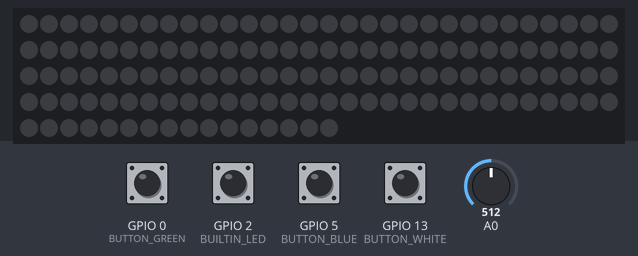
The program below on a simulated ESP8266 (NodeMCU). On the bench: 136 RGB LEDs in strip order, left to right, continuing on the next row. The inputs (shaded band) are chosen by the test bench; at power-on: GPIO 0 (BUTTON_GREEN), GPIO 2 (BUILTIN_LED), GPIO 5 (BUTTON_BLUE), GPIO 13 (BUTTON_WHITE) HIGH, A0 = 512. Dim RGB values are drawn brighter than linear; what the program prints to the serial monitor is not drawn.

Above: at 1.2 s.
1.3 s: GPIO 13 (BUTTON_WHITE) pulled LOW for 0.15 s
At 1.85 s:
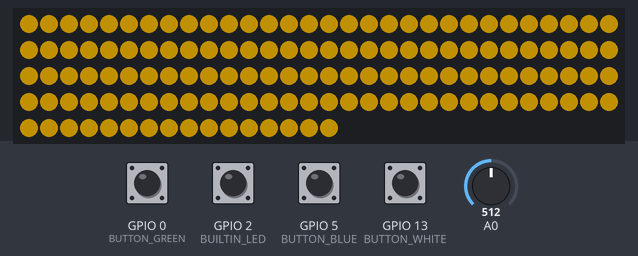
2.0 s: A0 set to 122
At 3.12 s:
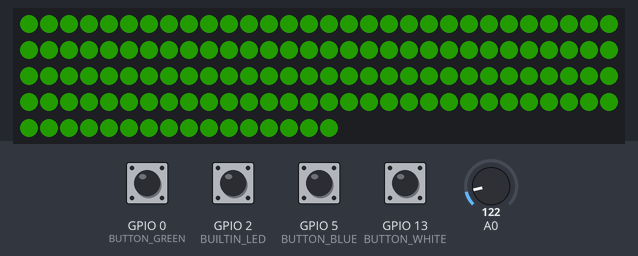
3.8 s: GPIO 0 (BUTTON_GREEN) pulled LOW for 0.15 s
At 4.32 s:
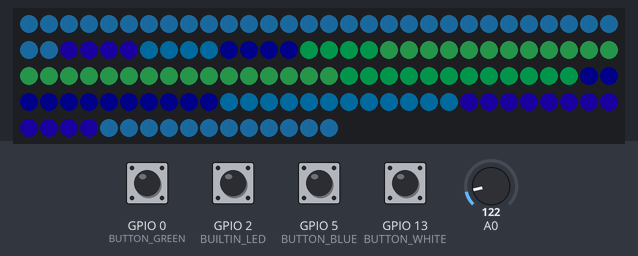
4.5 s: GPIO 5 (BUTTON_BLUE) pulled LOW for 0.15 s
At 5.8 s:
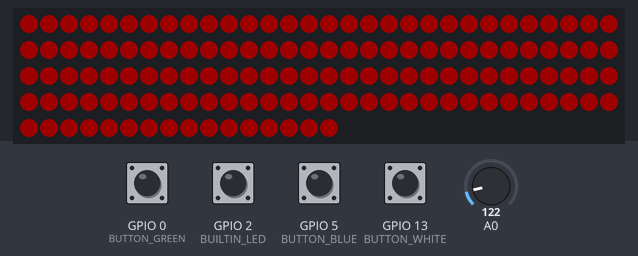
6.1 s: GPIO 2 (BUILTIN_LED) pulled LOW for 0.15 s
At 6.44 s:
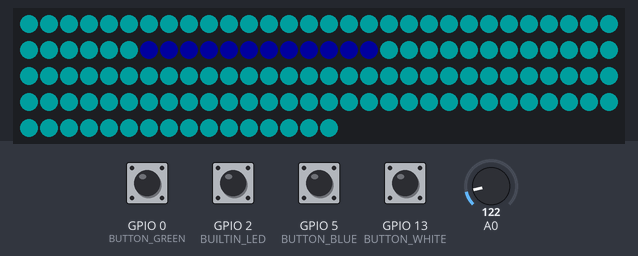
6.8 s: GPIO 13 (BUTTON_WHITE) pulled LOW for 0.15 s
At 7.75 s:
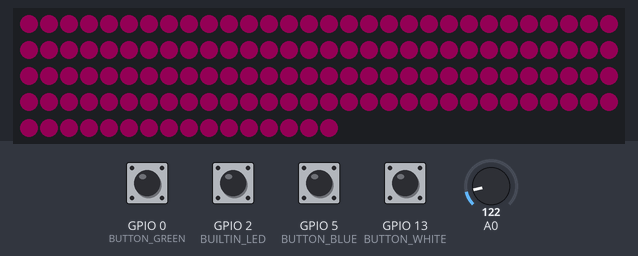

Measured:
- after the input at 1.3 s, the LEDs: first change after 0.18 s (image 1 shows a later state)
- after the input at 4.5 s, the LEDs: change after 0.17 s (image 4)
- after the input at 6.1 s, the LEDs: first change after 0.18 s (image 5 shows a later state)
- after the input at 6.8 s, the LEDs: first change after 0.18 s (image 6 shows a later state)

The program:

main.cpp
```cpp
#include <Arduino.h>

#include "tulipas.h"

#define BUILTIN_LED 2

bool stat = false;

void setup() {
    Serial.begin(115200);

    pinMode(BUILTIN_LED, OUTPUT);
    digitalWrite(BUILTIN_LED, 0); // enciende con 0 wtf

    pinMode(BUTTON_WHITE,INPUT_PULLUP);
    pinMode(BUTTON_YELLOW,INPUT_PULLUP);
    pinMode(BUTTON_GREEN,INPUT_PULLUP);
    pinMode(BUTTON_BLUE,INPUT_PULLUP);

    init_tulipas();
}

void loop() {
    stat = !stat;
    digitalWrite(BUILTIN_LED, stat);
    handle_tulipas();
}
```

banderas.h
```cpp
#include "Arduino.h"
#include "FastLED.h"

#define NUM_ROWS_LGBT 7
#define NUM_COLS_LGBT 7

CRGB lgbt[NUM_ROWS_LGBT][NUM_COLS_LGBT] = {
    { CRGB::Red, CRGB::Orange, CRGB::Yellow, CRGB::Green, CRGB::Cyan, CRGB::Blue, CRGB::Purple }, // 1
    { CRGB::Red, CRGB::Orange, CRGB::Yellow, CRGB::Green, CRGB::Cyan, CRGB::Blue, CRGB::Purple }, // 2
    { CRGB::Red, CRGB::Orange, CRGB::Yellow, CRGB::Green, CRGB::Cyan, CRGB::Blue, CRGB::Purple }, // 3
    { CRGB::Red, CRGB::Orange, CRGB::Yellow, CRGB::Green, CRGB::Cyan, CRGB::Blue, CRGB::Purple }, // 4
    { CRGB::Red, CRGB::Orange, CRGB::Yellow, CRGB::Green, CRGB::Cyan, CRGB::Blue, CRGB::Purple }, // 5
    { CRGB::Red, CRGB::Orange, CRGB::Yellow, CRGB::Green, CRGB::Cyan, CRGB::Blue, CRGB::Purple }, // 6
    { CRGB::Red, CRGB::Orange, CRGB::Yellow, CRGB::Green, CRGB::Cyan, CRGB::Blue, CRGB::Purple }  // 7
};

#define NUM_ROWS_TRANS 7
#define NUM_COLS_TRANS 7

CRGB trans[NUM_ROWS_TRANS][NUM_COLS_TRANS] = {
    { CRGB::Fuchsia, CRGB::Fuchsia, CRGB::Fuchsia, CRGB::Cyan, CRGB::Fuchsia, CRGB::Cyan, CRGB::Fuchsia },
    { CRGB::Fuchsia, CRGB::Fuchsia, CRGB::Fuchsia, CRGB::Cyan, CRGB::Fuchsia, CRGB::Cyan, CRGB::Fuchsia },
    { CRGB::Fuchsia, CRGB::Fuchsia, CRGB::Fuchsia, CRGB::Cyan, CRGB::Fuchsia, CRGB::Cyan, CRGB::Fuchsia },
    { CRGB::Fuchsia, CRGB::Fuchsia, CRGB::Fuchsia, CRGB::Cyan, CRGB::Fuchsia, CRGB::Cyan, CRGB::Fuchsia },
    { CRGB::Fuchsia, CRGB::Fuchsia, CRGB::Fuchsia, CRGB::Cyan, CRGB::Fuchsia, CRGB::Cyan, CRGB::Fuchsia },
    { CRGB::Fuchsia, CRGB::Fuchsia, CRGB::Fuchsia, CRGB::Cyan, CRGB::Fuchsia, CRGB::Cyan, CRGB::Fuchsia },
    { CRGB::Fuchsia, CRGB::Fuchsia, CRGB::Fuchsia, CRGB::Cyan, CRGB::Fuchsia, CRGB::Cyan, CRGB::Fuchsia },
    };
```

button.cpp
```cpp
#include "button.h"

#define TIMER_FASTPRESED 300

Button::Button(unsigned char _pin) {
    pin = _pin;
    pinMode(_pin, INPUT_PULLUP);
}

void Button::handle() {
    bool button = !digitalRead(pin);

    if(button) {
        if(!pressed) {
            timeInit = millis();
            pressed = true;
            if(p_onFalling != NULL)
                p_onFalling(); // onfalling se puede llegar a ejecuar 2 a 3 veces
        }
    } else {
        if(pressed) {
            timePressed = millis() - timeInit;
            pressed = false;
            if(p_onRelease != NULL) p_onRelease();
        }
    }
    if(timePressed > 5 && timePressed != 0) {
        if(timePressed <= TIMER_FASTPRESED) {
            if(p_onPress != NULL) p_onPress();
        } else if(timePressed > TIMER_FASTPRESED) {
            if(p_onLongPress != NULL) {
                p_onLongPress();
            } else if(p_onPress != NULL) p_onPress();
        }
        timePressed = 0;
    }
}

void Button::onFalling(void (*_ptrFnt)()) {
    p_onFalling = _ptrFnt;
}

void Button::onPress(void (*_ptrFnt)()) {
    p_onPress = _ptrFnt;
}

void Button::onRelease(void (*_ptrFnt)()) {
    p_onRelease = _ptrFnt;
}

void Button::onLongPress(void (*_ptrFnt)()) {
    p_onLongPress = _ptrFnt;
}

unsigned int Button::getTimePressed() {
    return timePressed;
}
```

button.h
```cpp
#include <Arduino.h>

class Button {
    public:
    Button(unsigned char);
    void handle(void);
    void onFalling(void (*ptrFnt)());
    void onPress(void (*ptrFnt)());
    void onRelease(void (*ptrFnt)());
    void onLongPress(void (*ptrFnt)());
    unsigned int getTimePressed(void);


    private:
    unsigned int timePressed = 0;
    unsigned int timeInit = 0;
    bool pressed = false;
    unsigned char pin;
    void (*p_onFalling)();
    void (*p_onPress)();
    void (*p_onRelease)();
    void (*p_onLongPress)();
};
```

tulipas.cpp
```cpp
#include "tulipas.h"
#include "button.h"

#include "banderas.h"

#define DATA_PIN 4
#define PIXELPTULIPA 4
#define NUM_TULIPAS 34
#define LIMIT_ROW 7
#define LIMIT_COL 7

unsigned short whiteCounter = 0, yellowCounter = 0, greenCounter = 0, blueCounter = 0;
unsigned short selectEfect = 0;

Button white(BUTTON_WHITE), yellow(BUTTON_YELLOW), green(BUTTON_GREEN), blue(BUTTON_BLUE);

CRGB ArrayLeds[PIXELPTULIPA * NUM_TULIPAS];
CRGB Color1, Color2, Color3, Color4;

tulipas_c* getTulipa(int, int);

void tulipas_c::init(uint8_t _col, uint8_t _row, uint8_t _pos) {
    col = _col;
    row = _row;
    pos = _pos;
    firstLed = pos * PIXELPTULIPA;

    for(int i = 0; i < PIXELPTULIPA; i++) { leds[i] = &ArrayLeds[firstLed + i]; }
}
void tulipas_c::setColor(CRGB color) {
    for(int i = 0; i < PIXELPTULIPA; i++) { *leds[i] = color; }
}

tulipas_c tulipa[NUM_TULIPAS];

void init_tulipas() {
    pinMode(DATA_PIN, OUTPUT);
    FastLED.addLeds<WS2811, DATA_PIN, BRG>(ArrayLeds, PIXELPTULIPA * NUM_TULIPAS);
    // COL - ROW - LED
    tulipa[0].init(1, 7, 0);
    tulipa[1].init(1, 6, 1);
    tulipa[2].init(1, 5, 2);
    tulipa[3].init(1, 4, 3);
    tulipa[4].init(1, 3, 4);
    tulipa[5].init(1, 2, 5);
    tulipa[6].init(1, 1, 6);
    tulipa[7].init(2, 1, 7);
    tulipa[8].init(3, 1, 8);
    tulipa[9].init(4, 1, 9);
    tulipa[10].init(5, 1, 10);
    tulipa[11].init(6, 1, 11);
    tulipa[12].init(7, 1, 12);
    tulipa[13].init(7, 2, 13);
    tulipa[14].init(7, 3, 14);
    tulipa[15].init(7, 4, 15);
    tulipa[16].init(7, 5, 16);
    tulipa[17].init(7, 6, 17);
    tulipa[18].init(7, 7, 18);
    tulipa[19].init(6, 7, 19);
    tulipa[20].init(6, 6, 20);
    tulipa[21].init(6, 5, 21);
    tulipa[22].init(5, 7, 22);
    tulipa[23].init(5, 6, 23);
    tulipa[24].init(5, 5, 24);
    tulipa[25].init(4, 7, 25);
    tulipa[26].init(4, 6, 26);
    tulipa[27].init(4, 5, 27);
    tulipa[28].init(3, 7, 28);
    tulipa[29].init(3, 6, 29);
    tulipa[30].init(3, 5, 30);
    tulipa[31].init(2, 7, 31);
    tulipa[32].init(2, 6, 32);
    tulipa[33].init(2, 5, 33);


    for(int i = 0; i < NUM_TULIPAS; i++) { tulipa[i].setColor(CRGB::Black); }
    yellow.onPress([] {
        if(selectEfect == 1) {
            if(yellowCounter < 5) {
                yellowCounter++;
            } else
                yellowCounter = 0;
        } else {
            selectEfect = 1;
            yellowCounter = 0;
        }
        switch(yellowCounter) {
        case 0:
            Color1 = CRGB::Cyan;
            Color2 = CRGB::Blue;
            break;

        case 1:
            Color1 = CRGB::Red;
            Color2 = CRGB::White;
            break;

        case 2:
            Color1 = CRGB::Purple;
            Color2 = CRGB::Cyan;
            break;
        case 3:
            Color1 = CRGB::Green;
            Color2 = CRGB::White;
            break;
        case 4:
            Color1 = CRGB::Orange;
            Color2 = CRGB::Red;
            break;
        }
    });
    green.onPress([] {
        if(selectEfect != 2) {
            selectEfect = 2;
            greenCounter = 0;
        } else if(greenCounter < 2)
            greenCounter++;
        else
            greenCounter = 0;
        // greenCounter = 1;
    });
    white.onPress([] { selectEfect = 3; });
    blue.onPress([] {
        if(selectEfect != 4) {
            selectEfect = 4;
            blueCounter = 0;
        } else if(blueCounter < 10) {
            blueCounter++;
        } else
            blueCounter = 0;
    });
}

int offset = 0;

bool button_W = false, button_B = false, button_Y = false, button_G = false;

tulipas_c* getTulipa(int _col, int _row) {
    for(int i = 0; i < NUM_TULIPAS; i++) {
        if(tulipa[i].row == _row && tulipa[i].col == _col) { return &tulipa[i]; }
    }
    return NULL;
}

unsigned long timeBefore = 0, secondTimeBefore = 0;
#define STEP_FUNDIDO 3    // siempre numeros impares
#define TIME_FUNDIDO 5000 // en MS

void handle_tulipas() {
    switch(selectEfect) {
    case 1:
        if(millis() - timeBefore > 100) {
            for(int i = 0; i < NUM_TULIPAS; i++) tulipa[i].setColor(Color1);

            timeBefore = millis();
            static int i, j;

            tulipas_c* p;

            (p = getTulipa(i, j)) != NULL ? p->setColor(Color2) : void();
            (p = getTulipa(i - 1, j)) != NULL ? p->setColor(Color2) : void();
            (p = getTulipa(i - 2, j)) != NULL ? p->setColor(Color2) : void();

            if(i < LIMIT_COL) {
                i++;
            } else {
                i = 0;
                if(j < LIMIT_COL) {
                    j++;
                } else {
                    j = 0;
                    i = 0;
                }
            }
        }
        break;
    case 2:
        tulipas_c* p;
        switch(greenCounter) {
        case 0:
            static int counterTarget = 0;

            if(millis() - secondTimeBefore > TIME_FUNDIDO) {
                secondTimeBefore = millis();
                counterTarget += 1;
            }

            if(millis() - timeBefore > 5) {
                timeBefore = millis();
                for(int COL = 0; COL < LIMIT_COL; COL++) {
                    for(int ROW = 0; ROW < LIMIT_ROW; ROW++) {
                        if((p = getTulipa(COL + 1, ROW + 1)) != NULL) {

                            CRGB curr = *(p->leds[0]);
                            CRGB target = CRGB::Black;

                            switch(counterTarget) {
                            case 0: target = lgbt[ROW][COL]; break;
                            case 1: target = CRGB::Cyan; break;
                            case 2: target = trans[ROW][COL]; break;
                            case 3: target = CRGB::Fuchsia; break;

                            default: counterTarget = 0; break;
                            }

                            if(curr != target) {
                                if(curr.red != target.red)
                                    curr.red > target.red ? curr.red -= STEP_FUNDIDO : curr.red += STEP_FUNDIDO;
                                if(curr.green != target.green)
                                    curr.green > target.green ? curr.green -= STEP_FUNDIDO : curr.green += STEP_FUNDIDO;
                                if(curr.blue != target.blue)
                                    curr.blue > target.blue ? curr.blue -= STEP_FUNDIDO : curr.blue += STEP_FUNDIDO;
                            }

                            p->setColor(curr);
                        }
                    }
                }
            }
            break;
        case 1:
            for(int COL = 0; COL < LIMIT_COL; COL++) {
                for(int ROW = 0; ROW < LIMIT_ROW; ROW++) {
                    (p = getTulipa(COL + 1, ROW + 1)) != NULL ? p->setColor(lgbt[ROW][COL]) : void();
                }
            }
            break;
        case 2:
            for(int COL = 0; COL < LIMIT_COL; COL++) {
                for(int ROW = 0; ROW < LIMIT_ROW; ROW++) {
                    (p = getTulipa(COL + 1, ROW + 1)) != NULL ? p->setColor(trans[ROW][COL]) : void();
                }
            }
            break;
        default: greenCounter = 0;
        }
        break;
    case 3:
        for(int i = 0; i < NUM_TULIPAS; i++) { tulipa[i].setColor(CHSV((millis() / 35) % 255, 255, 255)); }
        break;
    case 4:
        for(int i = 0; i < NUM_TULIPAS; i++) {
            CRGB color = CHSV((int)25.5 * blueCounter % 255, 255, 255);
            tulipa[i].setColor(color);
        }
        break;

    default:
        Serial.println("error Efect, go to efect 1");
        selectEfect = 1;
        break;
    }

    // handler botones
    blue.handle();
    white.handle();
    green.handle();
    yellow.handle();

    FastLED.show(map(analogRead(0), 0, 1023, 0, 255));
    delay(10);
}
```

tulipas.h
```cpp
#include <Arduino.h>
#include <FastLED.h>

#define BUTTON_WHITE 13
#define BUTTON_YELLOW 2
#define BUTTON_GREEN 0
#define BUTTON_BLUE 5

void init_tulipas();
void handle_tulipas();


class tulipas_c {
    private:
    public:
    uint8_t col, row, firstLed, pos;

    CRGB *leds[4] = {NULL, NULL, NULL, NULL};
    void init(uint8_t col, uint8_t row, uint8_t pos);
    void setColor(CRGB color);
};
```
